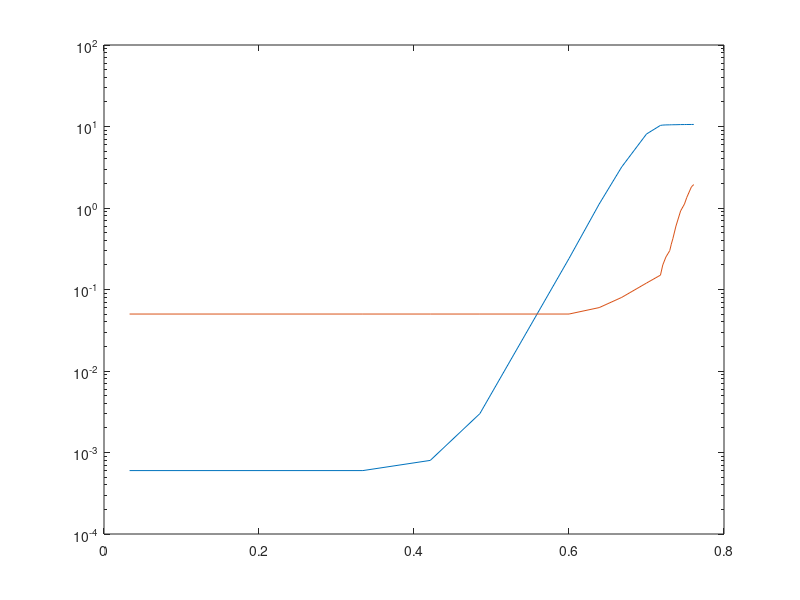

Write MATLAB code to recreate this figure.
Ub = [0.761 0.758 0.752 0.749 0.744 0.738 0.734 0.732 0.73 0.725 0.721 0.718 0.7 0.668 0.639 0.6 0.485 0.421 0.334 0.033 ]

Ib = [ 1.94 1.82 1.35 1.12 0.92 0.6 0.42 0.36 0.3 0.25 0.2 0.15 0.12 0.08 0.06 0.05 0.05 0.05 0.05 0.05 ]

Ik = [ 10.6 10.59 10.58 10.57 10.56 10.52 10.51 10.5 10.48 10.46 10.41 10.32 8.09 3.19 1.12 0.24 0.003 0.0008 0.0006 0.0006]

Uk2_1 = [0.008 0.011 0.032 0.036 0.041 0.04 0.046 0.048 0.051 0.054 0.057 0.06 0.063 0.066 0.067 0.07 0.072 0.075 0.077 0.079 0.082 0.082 0.084 0.086 0.089 0.085 0.09 0.095 0.093 0.099 0.101 0.101 0.105 0.112 0.119 0.122 0.123 0.127 0.13 0.137]

Uk2_2 = [0.001 0.001 0.003 0.027 0.032 0.035 0.038 0.043 0.048 0.052 0.055 0.062 0.066 0.07 0.076 0.08 0.085 0.088 0.093 0.097 0.1 0.104 0.112]

Uk2_3 = [0.009 0.05 0.034 0.058 0.493 0.137 0.166 0.193 0.554 0.867 0.922 1.008 1.289 1.39 1.592 1.714 1.823 2.05 2.14 2.28 2.42 2.5 2.64 2.71 2.82 3.11 3.3 3.49 3.76 3.91 4.02 ]




semilogy(Ub, Ik, Ub, Ib)


